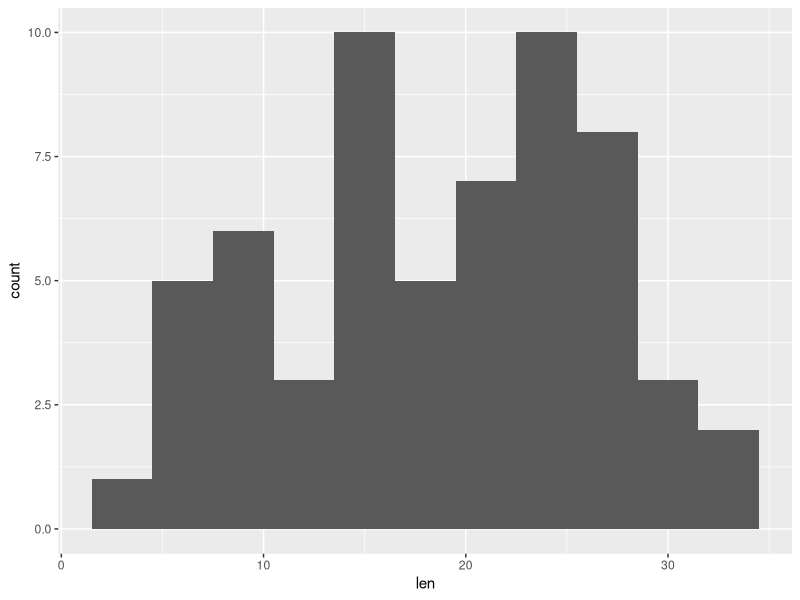
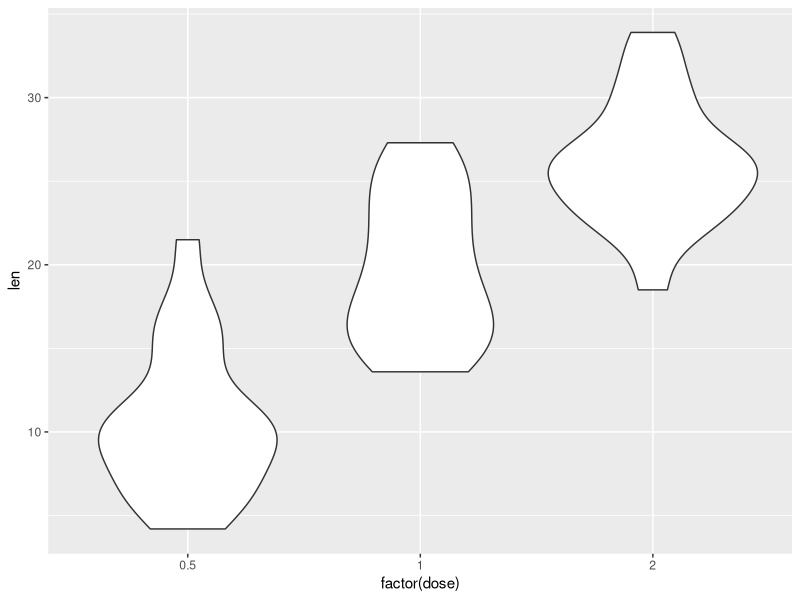
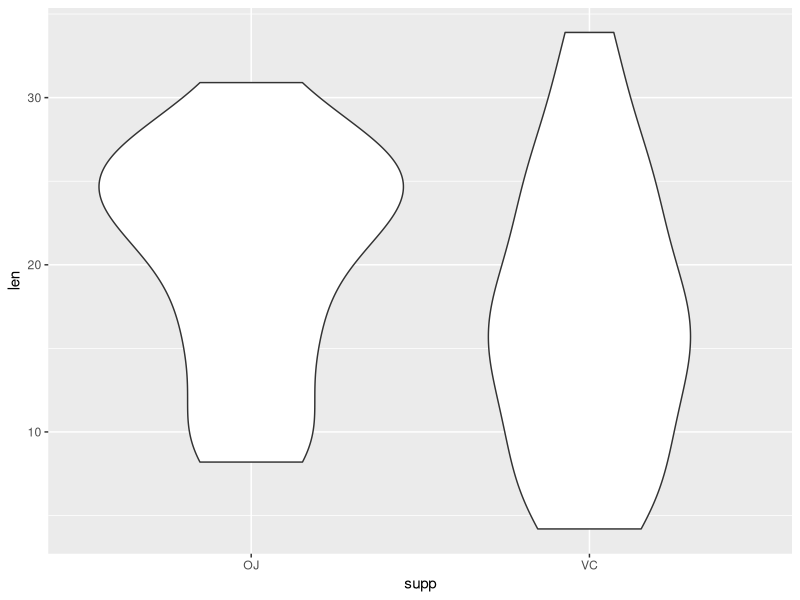

Write R code to recreate these figures, in order.
## ---- chunk 1
data (ToothGrowth)

summary (as.factor (ToothGrowth$dose))
summary (ToothGrowth$supp)

library (ggplot2)
gg <- ggplot (ToothGrowth)
print (gg + geom_histogram (aes (x=len),
                            binwidth=3))

print (gg + geom_violin (aes (x=factor (dose), 
                              y=len)))

print (gg + geom_violin (aes (x=supp,
                              y=len)))
## ---- chunk 2
t.test (len ~ supp, ToothGrowth)
## ---- chunk 3
tg05 = ToothGrowth$len[ToothGrowth$dose < 1]
tg10 = ToothGrowth$len[ToothGrowth$dose == 1]
tg20 = ToothGrowth$len[ToothGrowth$dose > 1]

t.test (tg05, tg10)
t.test (tg05, tg20)
t.test (tg10, tg20)
